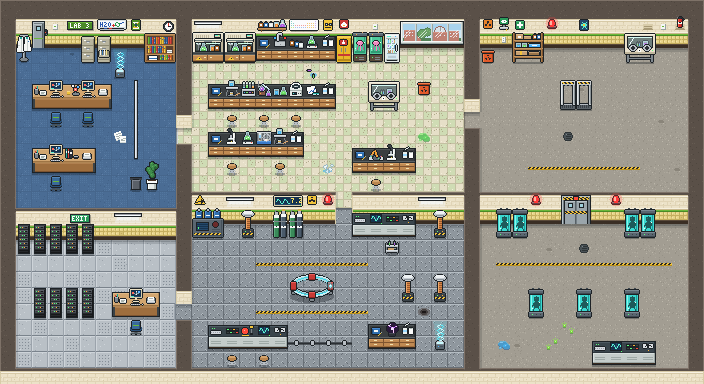

This is a level from a 2D game, rendered from its Tiled map with the project's own tilesets. A one-line summary and the map file follow, with tile-layer data summarised:
An orthogonal 44x24 tile map with 16x16 px tiles, 8 tile layers (Floor, FloorTrim, Shadows, Decals, ...).

<map version="1.10" tiledversion="1.11.0" orientation="orthogonal" renderorder="right-down" width="44" height="24" tilewidth="16" tileheight="16" infinite="0" nextlayerid="9" nextobjectid="1">
 <tileset firstgid="1" source="school_science_tileset.tsx" />
 <layer id="1" name="Floor" width="44" height="24">
  <data>[1056 cells, 725 non-empty, 13 distinct tile ids]</data>
 </layer>
 <layer id="2" name="FloorTrim" width="44" height="24">
  <data>[1056 cells, 4 non-empty, 4 distinct tile ids]</data>
 </layer>
 <layer id="3" name="Shadows" width="44" height="24">
  <data>[1056 cells, 128 non-empty, 3 distinct tile ids]</data>
 </layer>
 <layer id="4" name="Decals" width="44" height="24">
  <data>[1056 cells, 46 non-empty, 11 distinct tile ids]</data>
 </layer>
 <layer id="5" name="Walls" width="44" height="24">
  <data>[1056 cells, 331 non-empty, 26 distinct tile ids]</data>
 </layer>
 <layer id="6" name="WallDecor" width="44" height="24">
  <data>[1056 cells, 49 non-empty, 40 distinct tile ids]</data>
 </layer>
 <layer id="7" name="Furniture" width="44" height="24">
  <data>[1056 cells, 225 non-empty, 110 distinct tile ids]</data>
 </layer>
 <layer id="8" name="Top" width="44" height="24">
  <data>[1056 cells, 0 non-empty, 0 distinct tile ids]</data>
 </layer>
</map>
